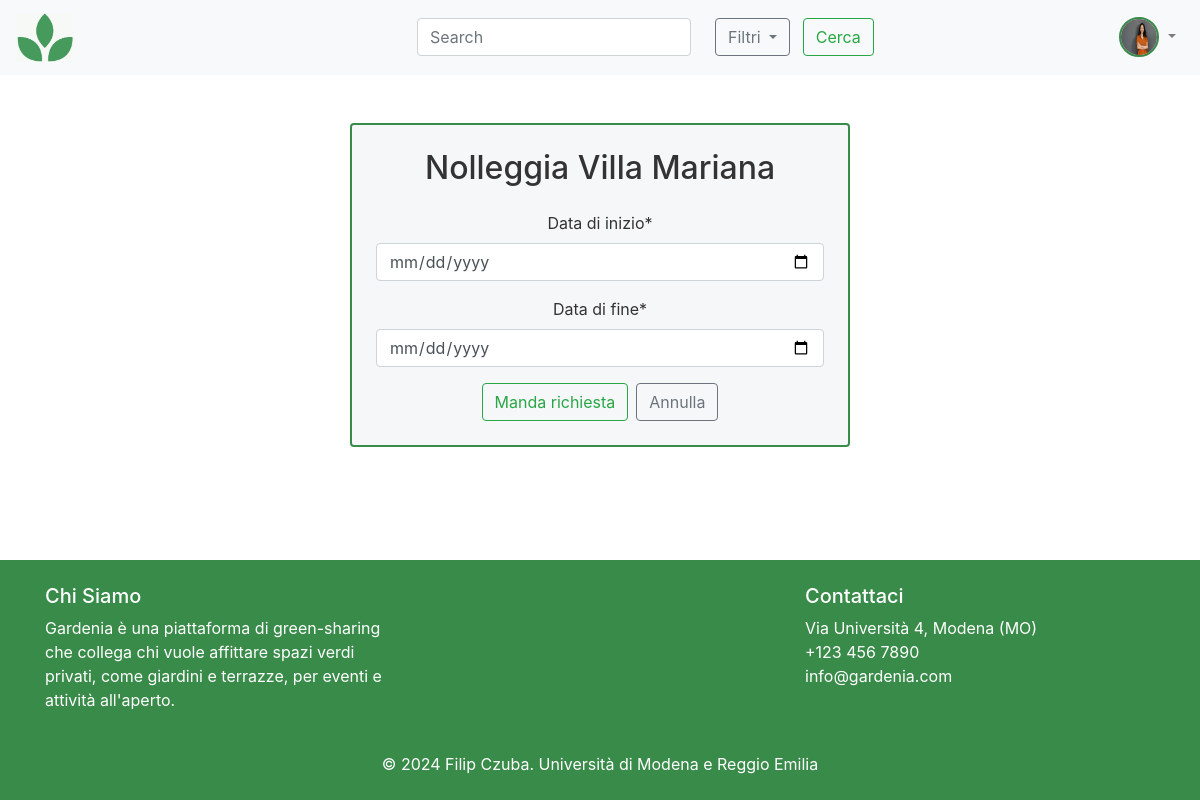
The page /rent-request/3/ (signed in) on the database its author committed.
### accounts/models.py (models this page shows, shortened)
class CustomUser(AbstractUser):
    USER_TYPE_CHOICES = [
        ('landlord', 'Landlord'),
        ('renter', 'Renter'),
    ]
    username = None
    name = models.CharField(max_length=30, blank=True)
    surname = models.CharField(max_length=30, blank=True)
    user_type = models.CharField(max_length=10, choices=USER_TYPE_CHOICES, default='renter')
    address = models.CharField(max_length=255, blank=True)
    description = models.CharField(max_length=400, null=True, blank=True)
    phone_number = models.CharField(max_length=20, blank=True)
    profile_picture = models.ImageField(upload_to=user_profile_directory_path, default='assets/default_user.png')
    email = models.EmailField(unique=True)
    objects = CustomUserManager()
    EMAIL_FIELD = 'email'
    USERNAME_FIELD = 'email'
    REQUIRED_FIELDS = ['name', 'surname', 'user_type']  # Fields required during user creation
    groups = models.ManyToManyField(
        'auth.Group',
        related_name='customuser_set',
        blank=True,
        help_text='The groups this user belongs to.',
        verbose_name='groups'
    )
    user_permissions = models.ManyToManyField(
        'auth.Permission',
        related_name='customuser_set',
        blank=True,
        help_text='Specific permissions for this user.',
        verbose_name='user permissions'
    )

### posts/models.py (models this page shows, shortened)
class Post(models.Model):
    title = models.CharField(max_length=100)
    description = models.TextField()
    address = models.CharField(max_length=255)
    landlord = models.ForeignKey(settings.AUTH_USER_MODEL, on_delete=models.CASCADE)
    wifi = models.BooleanField(default=False)
    bathroom = models.BooleanField(default=False)
    bbq = models.BooleanField(default=False)
    pool = models.BooleanField(default=False)
    kid_friendly = models.BooleanField(default=False)
    parking = models.BooleanField(default=False)
    electricity = models.BooleanField(default=False)
    max_people = models.PositiveIntegerField(default=20)  # Default 20
    price_per_person = models.DecimalField(max_digits=10, decimal_places=2, null=False,default=100)
    image = models.ImageField(upload_to='posts/', default='assets/logo_greyscale.png')
    created_at = models.DateTimeField(auto_now_add=True)
    updated_at = models.DateTimeField(auto_now=True)

### posts/views.py (the view, shortened to what this page needs)
# urls.py: path('rent-request/<int:post_id>/', RentRequestCreateView.as_view(), name='rent_request_create'),
class RentRequestCreateView(LoginRequiredMixin, UserPassesTestMixin, CreateView):
    model = RentRequest
    form_class = RentRequestForm
    template_name = 'posts/rent_request_form.html'
    success_url = reverse_lazy('renter_bookings')
    def test_func(self):
        return self.request.user.user_type == 'renter'
    def get_context_data(self, **kwargs):
        context = super().get_context_data(**kwargs)
        context['post'] = get_object_or_404(Post, pk=self.kwargs['post_id'])
        return context

### posts/forms.py (shortened to what this page needs)
class RentRequestForm(forms.ModelForm):
    start_date = forms.DateField(
        widget=forms.DateInput(attrs={'type': 'date', 'class': 'form-control'}),
        label='Data di inizio'
    )
    end_date = forms.DateField(
        widget=forms.DateInput(attrs={'type': 'date', 'class': 'form-control'}),
        label='Data di fine'
    )
    class Meta:
        model = RentRequest
        fields = ['start_date', 'end_date']

### posts/templates/posts/rent_request_form.html (shortened to what this page needs)
{% extends 'basebs.html' %}
{% load crispy_forms_tags %}
{% block content %}
<div class="container d-flex justify-content-center mt-5 my-3">
    <div class="form-container p-4 rounded">
        <h2 class="text-center mb-4">Nolleggia {{ post.title }}</h2>
        <form method="post" class="text-center">
            {{ form | crispy }}
            <div class="button-group mt-3">
                <button type="submit" class="btn btn-outline-success mr-2">Manda richiesta</button>
                <a class="btn btn-outline-secondary" href="{% url 'home' %}">Annulla</a>
            </div>
        </form>
    </div>
</div>
{% endblock %}

### templates/basebs.html (shortened to what this page needs)
<!DOCTYPE html>
<html lang="en">
<head>
    {% block head %}
        <link rel="stylesheet" href="https://cdn.jsdelivr.net/npm/bootstrap@4.6.1/dist/css/bootstrap.min.css">
    {% endblock %}
    {% load crispy_forms_tags %}
    {% load static %}
</head>
<body>
<header class="top-bar">
    <nav class="navbar navbar-expand-lg navbar-light bg-light">
        <a class="navbar-brand" href="{% url 'home' %}">
            <img src="{% static 'assets/logo.png' %}" alt="logo" style="width: 15%; height: auto;">
        </a>
        <form class="form-inline my-2 my-lg-0" method="GET" action="{% url 'home' %}">
            <input class="form-control mr-sm-2" type="search" name="q" placeholder="Search" aria-label="Search" value="{{ request.GET.q }}">
            <div class="dropdown ml-3">
                <button class="btn btn-outline-secondary dropdown-toggle" type="button" id="filterDropdown" data-toggle="dropdown" aria-haspopup="true" aria-expanded="false">
                    Filtri
                </button>
                        <button type="submit" class="btn btn-outline-success mx-2">Cerca</button>
                    </form>
        <div class="ml-auto">
            {% if user.is_authenticated %}
            <ul class="navbar-nav">
                <li class="nav-item dropdown">
                    <a class="nav-link dropdown-toggle" href="#" id="navbarDropdown" role="button" data-toggle="dropdown" aria-haspopup="true" aria-expanded="false">
                        <img src="{% if user.profile_picture %}{{ user.profile_picture.url }}{% else %}{% static 'assets/default_user.png' %}{% endif %}" alt="User Profile" class="rounded-circle" style="width: 40px; height: 40px; border: 2px solid #398b49;">
                    </a>
                </li>
            </ul>
            {% else %}
            <a class="btn btn-outline-success my-2 my-sm-0" href="{% url 'login' %}">Login</a>
            <a class="btn btn-outline-secondary my-2 my-sm-0" href="{% url 'register' %}">Registrati</a>
            {% endif %}
        </div>
    </nav>
</header>
    <main>
        {% block content %}
        {% endblock %}
    </main>
    <footer class="text-white py-4">
        <div class="container">
            <div class="row">
                <div class="col-md-4">
                    <h5>Chi Siamo</h5>
                    <p>Gardenia è una piattaforma di green-sharing che collega chi vuole affittare spazi verdi privati, come giardini e terrazze, per eventi e attività all'aperto.</p>
                </div>
                <div class="col-md-4"></div>
                <div class="col-md-4">
                    <h5>Contattaci</h5>
                    <ul class="list-unstyled">
                        <li>Via Università 4, Modena (MO) </li>
                        <li> <a href="tel:+1234567890" class="text-white">+123 456 7890</a></li>
                        <li> <a href="mailto:info@example.com" class="text-white">info@gardenia.com</a></li>
                    </ul>
                </div>
            </div>
            <div class="text-center mt-4">
                <p class="mb-0">&copy; 2024 Filip Czuba. Università di Modena e Reggio Emilia</p>
            </div>
        </div>
    </footer>
</body>
</html>

### templates/basebs.html (style rules this page uses)
html, body { height: 100%; }
body { display: flex; flex-direction: column; }
main { flex: 1; }
footer { background-color: #398b49; color: white; }

### posts/templates/posts/rent_request_form.html (style rules this page uses)
.form-container { max-width: 500px; width: 100%; background-color: #f6f7f9; color: #333; border: 2px solid #398b49; border-radius: 15px; padding: 20px; }
.button-group { display: flex; justify-content: center; }
.button-group .btn { margin-right: 10px; }
.button-group .btn:last-child { margin-right: 0; }

### rows shown on the page
CustomUser: profile_picture (picture)
Post: title "Villa Mariana"
